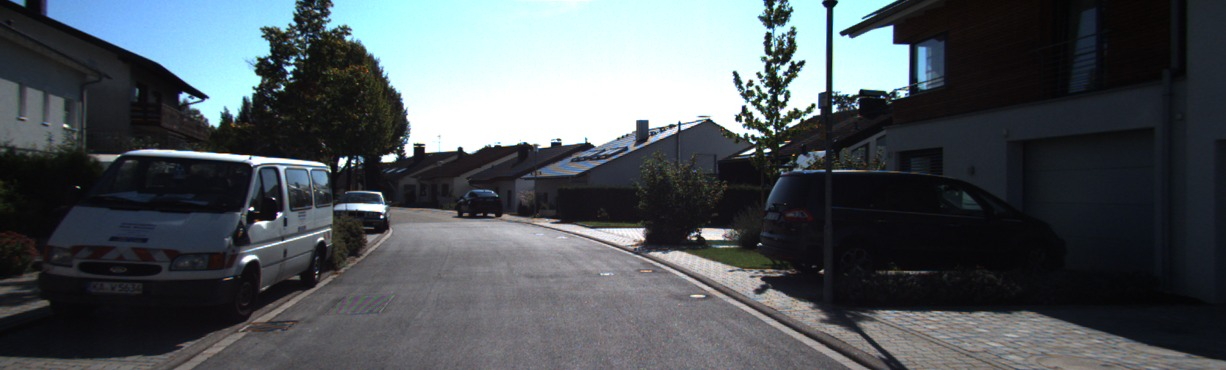
#> input picture data/image1.jpg, 1226 x 370 px, found by its file name
$ python main4reconstruction.py
#> lines starting #> are read from the running program, lines starting #| are printed output that depends on the picture; long printed decimals are rounded
### hw2/homework/submission.py
"""
Homework2.
Replace 'pass' by your implementation.
"""

# Insert your package here
import numpy as np
import os

from helper import *
import cv2 as cv
import numpy as np

from skimage.measure import ransac
from skimage.transform import AffineTransform
from tqdm import tqdm

'''
Q2.3.2: Eight Point Algorithm
    Input:  pts1, Nx2 Matrix
            pts2, Nx2 Matrix
            M, a scalar parameter computed as max (imwidth, imheight)
    Output: F, the fundamental matrix
'''
def eightpoint(pts1, pts2, M) -> np.array:

    N, _ = pts1.shape
    T = np.array([ [1.0/M,    0,   0],
                   [0,    1.0/M,   0],
                   [0,        0,   1] ])
    # [12 lines of commented-out code are left out]

    ones = np.ones((N,1))
    pts1_T = np.append(pts1, ones, axis=1).T
    pts2_T = np.append(pts2, ones, axis=1).T
    pts1_norm = (T @ pts1_T).T
    pts2_norm = (T @ pts2_T).T

    A1 = (pts1_norm[:,0] * pts2_norm[:,0]).reshape((N,1))
    A2 = (pts1_norm[:,0] * pts2_norm[:,1]).reshape((N,1))
    A3 = pts1_norm[:,0].reshape((N,1))
    A4 = (pts1_norm[:,1] * pts2_norm[:,0]).reshape((N,1))
    A5 = (pts1_norm[:,1] * pts2_norm[:,1]).reshape((N,1))
    A6 = pts1_norm[:,1].reshape((N,1))
    A7 = pts2_norm[:,0].reshape((N,1))
    A8 = pts2_norm[:,1].reshape((N,1))
    A9 = ones

    A = np.concatenate((A1, A2, A3, A4, A5, A6, A7, A8, A9), axis=1)
    U, S, V = np.linalg.svd(A)
    F = refineF(V[8,:], pts1, pts2)
    F = T.T @ F @ T

    # np.savez('q2.3_2.npz', F=F, M=M)

    return F

'''
Q2.4.1: Compute the essential matrix E.
    Input:  F, fundamental matrix
            K1, internal camera calibration matrix of camera 1
            K2, internal camera calibration matrix of camera 2
    Output: E, the essential matrix
'''
def essentialMatrix(F, K1, K2):
    return K2.T @ F @ K1

'''
Q2.4.2: Triangulate a set of 2D coordinates in the image to a set of 3D points.
    Input:  C1, the 3x4 camera matrix
            pts1, the Nx2 matrix with the 2D image coordinates per row
            C2, the 3x4 camera matrix
            pts2, the Nx2 matrix with the 2D image coordinates per row
    Output: P, the Nx3 matrix with the corresponding 3D points per row
            err, the reprojection error.
'''
# [24 lines left out: function triangulate, not called in this run]


'''
Q2.5.1: 3D visualization of the temple images.
    Input:  im1, the first image
            im2, the second image
            F, the fundamental matrix
            x1, x-coordinates of a pixel on im1
            y1, y-coordinates of a pixel on im1
    Output: x2, x-coordinates of the pixel on im2
            y2, y-coordinates of the pixel on im2
'''
# [52 lines left out: functions epipolarCorrespondence, guassianFilter, not called in this run]

'''
Q3.1: Decomposition of the essential matrix to rotation and translation.
    Input:  im1, the first image
            im2, the second image
            k1, camera intrinsic matrix of the first frame
            k1, camera intrinsic matrix of the second frame
    Output: R, rotation
            t, translation

'''
# [85 lines left out: function RTRecovery, not called in this run]

'''
Q3.2: Implement a monocular visual odometry.
    Input:  datafolder, the folder of the provided monocular video sequence
            GT_pose, the provided ground-truth (GT) pose for each frame
            plot=True, draw the estimated and the GT camera trajectories in the same plot
    Output: trajectory, the estimated camera trajectory (with scale aligned)
'''

# [66 lines left out: function visualOdometry, not called in this run]

### hw2/homework/helper.py
"""
Homework2.
Helper functions.
"""
import numpy as np
import matplotlib.pyplot as plt
import scipy.optimize
import submission as sub

def _epipoles(E):
    U, S, V = np.linalg.svd(E)
    e1 = V[-1, :]
    U, S, V = np.linalg.svd(E.T)
    e2 = V[-1, :]
    return e1, e2

def displayEpipolarF(I1, I2, F):
    e1, e2 = _epipoles(F)

    sy, sx, _ = I2.shape

    f, [ax1, ax2] = plt.subplots(1, 2, figsize=(12, 9))
    ax1.imshow(I1)
    ax1.set_title('Select a point in this image')
    ax1.set_axis_off()
    ax2.imshow(I2)
    ax2.set_title('Verify that the corresponding point \n is on the epipolar line in this image')
    ax2.set_axis_off()

    while True:
        plt.sca(ax1)
        x, y = plt.ginput(1, mouse_stop=2)[0]

        xc = x
        yc = y
        v = np.array([xc, yc, 1])
        l = F.dot(v)
        s = np.sqrt(l[0]**2+l[1]**2)

        if s==0:
            error('Zero line vector in displayEpipolar')

        l = l/s

        if l[0] != 0:
            ye = sy-1
            ys = 0
            xe = -(l[1] * ye + l[2])/l[0]
            xs = -(l[1] * ys + l[2])/l[0]
        else:
            xe = sx-1
            xs = 0
            ye = -(l[0] * xe + l[2])/l[1]
            ys = -(l[0] * xs + l[2])/l[1]

        # plt.plot(x,y, '*', 'MarkerSize', 6, 'LineWidth', 2)
        ax1.plot(x, y, '*', MarkerSize=6, linewidth=2)
        ax2.plot([xs, xe], [ys, ye], linewidth=2)
        plt.draw()


def _singularize(F):
    U, S, V = np.linalg.svd(F)
    S[-1] = 0
    F = U.dot(np.diag(S).dot(V))
    return F

def _objective_F(f, pts1, pts2):
    F = _singularize(f.reshape([3, 3]))
    num_points = pts1.shape[0]
    hpts1 = np.concatenate([pts1, np.ones([num_points, 1])], axis=1)
    hpts2 = np.concatenate([pts2, np.ones([num_points, 1])], axis=1)
    Fp1 = F.dot(hpts1.T)
    FTp2 = F.T.dot(hpts2.T)

    r = 0
    for fp1, fp2, hp2 in zip(Fp1.T, FTp2.T, hpts2):
        r += (hp2.dot(fp1))**2 * (1/(fp1[0]**2 + fp1[1]**2) + 1/(fp2[0]**2 + fp2[1]**2))
    return r

def refineF(F, pts1, pts2):
    f = scipy.optimize.fmin_powell(
        lambda x: _objective_F(x, pts1, pts2), F.reshape([-1]),
        maxiter=100000,
        maxfun=10000
    )
    return _singularize(f.reshape([3, 3]))

# [86 lines left out: functions camera2, epipolarMatchGUI, getAbsoluteScale, not called in this run]

### hw2/homework/main4reconstruction.py
'''
It is a main function that can be used for you to conduct the tasks in 3D reconstruction.
You run this main function to generate the expected outputs and results described in the Instruction.pdf,
by calling functions implemented in submission.py and helper.py
You are free to write it in your own style.
'''

# Insert your package here
import cv2 as cv
import numpy as np
from matplotlib import pyplot as plt

from skimage.measure import ransac
from skimage.transform import AffineTransform

from submission import *
from helper import *
from findM2 import *
from visualize import *

if __name__ == "__main__":
    img1 = cv.imread('data/image1.jpg')
#> img1 is the input picture: shape (370, 1226, 3); mean B, G, R 90.4, 85.9, 79.1
    img2 = cv.imread('data/image2.jpg')
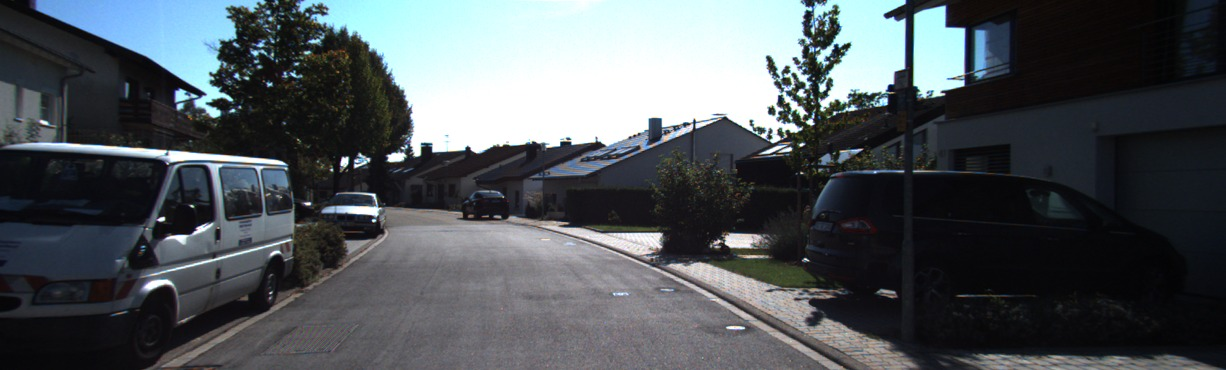
#> input picture data/image2.jpg, 1226 x 370 px, found by its file name
#> img2 is the input picture: shape (370, 1226, 3); mean B, G, R 89.8, 85.6, 79.5

    print(img1.shape)
#| (370, 1226, 3)

    H, W, _ = img1.shape
#> H = 370; W = 1226

    sift = cv.ORB_create(3000)
    FLANN_INDEX_LSH = 6
    index_params = dict(algorithm=FLANN_INDEX_LSH, table_number=6, key_size=12, multi_probe_level=1)
    search_params = dict(checks=50)
    flann = cv.FlannBasedMatcher(index_params, search_params)

    # find best matches from stereo images
    kp1, des1 = sift.detectAndCompute(img1,None)
#> kp1 = 2947 keypoints; strongest (x, y, size): (744, 118, 31), (460, 148, 31), (771, 127, 31), (342, 160, 64.3)
    kp2, des2 = sift.detectAndCompute(img2,None)
#> kp2 = 2965 keypoints; strongest (x, y, size): (811, 122, 37.2), (696, 125, 31), (389, 157, 44.6), (799, 92, 44.6)
    matches = flann.knnMatch(des1,des2,k=2)
#> matches = 2947 matches

    src = []
    dst = []
    good = []

    # Ratio test
    for m, n in matches:
        if m.distance < 0.8*n.distance:
            src.append(kp1[m.queryIdx].pt)
            dst.append(kp2[m.trainIdx].pt)
            good.append([m])
#> after the loop, dst = 814 pairs, first value 119.4 to 1053.5, second value 32 to 327.6; good = 814 matches; src = 814 pairs, first value 91.24 to 965.5, second value 39.6 to 296

    src = np.float32(src).reshape(-1, 2)
    dst = np.float32(dst).reshape(-1, 2)

    _, inliers = ransac((src, dst), AffineTransform, min_samples=4,
                        residual_threshold=8, max_trials=20000)
    src = src[inliers]
#> src = 516 pairs, first value 136.9 to 919.3, second value 50 to 253.8
    dst = dst[inliers]
#> dst = 516 pairs, first value 126.9 to 976.7, second value 32 to 265.8

    np.savez('q2.3_1.npz', src=src, dst=dst)

    img_matches = cv.drawMatchesKnn(img1, kp1, img2, kp2, good,
                                    None, flags=cv.DrawMatchesFlags_NOT_DRAW_SINGLE_POINTS)
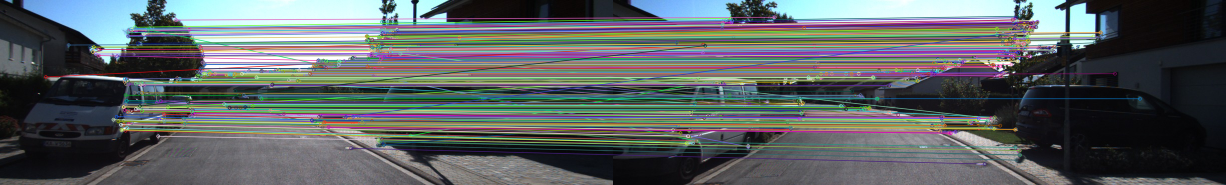
#> img_matches: shape (370, 2452, 3) (shown at 1/2 size); mean B, G, R 98, 96.9, 91.3

    F = eightpoint(src, dst, max(H, W))
#> in eightpoint, `pts1_norm = (T @ pts1_T).T`: pts1_norm = 516 rows, first 8: [0.631, 0.1, 1], [0.328, 0.122, 1], [0.607, 0.0995, 1], [0.644, 0.0571, 1], [0.561, 0.193, 1], [0.626, 0.0979, 1], [0.608, 0.0979, 1], [0.6, 0.0979, 1]
#> in eightpoint, `pts2_norm = (T @ pts2_T).T`: pts2_norm = 516 rows, first 8: [0.663, 0.094, 1], [0.334, 0.119, 1], [0.635, 0.094, 1], [0.68, 0.045, 1], [0.579, 0.2, 1], [0.657, 0.092, 1], [0.636, 0.091, 1], [0.627, 0.092, 1]
#> in eightpoint, `A1 = (pts1_norm[:,0] * pts2_norm[:,0]).reshape((N,1))`: A1 = 516 values, max 0.597 at index 316, min 0.0116 at index 446, mean 0.297
#> in eightpoint, `A2 = (pts1_norm[:,0] * pts2_norm[:,1]).reshape((N,1))`: A2 = 516 values, max 0.124 at index 480, min 0.0077 at index 446, mean 0.0513
#> in eightpoint, `A3 = pts1_norm[:,0].reshape((N,1))`: A3 = 516 values, max 0.75 at index 316, min 0.112 at index 446, mean 0.519
#> in eightpoint, `A4 = (pts1_norm[:,1] * pts2_norm[:,0]).reshape((N,1))`: A4 = 516 values, max 0.125 at index 480, min 0.00756 at index 446, mean 0.0556
#> in eightpoint, `A5 = (pts1_norm[:,1] * pts2_norm[:,1]).reshape((N,1))`: A5 = 516 values, max 0.0449 at index 485, min 0.00106 at index 11, mean 0.0141
#> in eightpoint, `A6 = pts1_norm[:,1].reshape((N,1))`: A6 = 516 values, max 0.207 at index 485, min 0.0408 at index 11, mean 0.11
#> in eightpoint, `A7 = pts2_norm[:,0].reshape((N,1))`: A7 = 516 values, max 0.797 at index 316, min 0.104 at index 446, mean 0.538
#> in eightpoint, `A8 = pts2_norm[:,1].reshape((N,1))`: A8 = 516 values, max 0.217 at index 432, min 0.0261 at index 11, mean 0.106
#> in eightpoint, `U, S, V = np.linalg.svd(A)`:
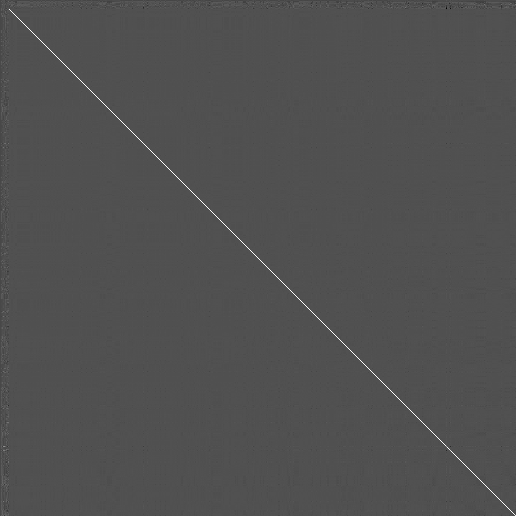
#> U: shape (516, 516) float64; min -0.464, max 0.996, mean -7.75e-05; drawn with min black and max white
#> in eightpoint, `U, S, V = np.linalg.svd(A)`: S = [29.57, 4.33, 1.45, 0.242, 0.125, 0.0373, 0.0349, 0.0215, 0.00204]
#| Optimization terminated successfully.
#|          Current function value: 4700.950
#|          Iterations: 7
#|          Function evaluations: 755
#> in refineF, `f = scipy.optimize.fmin_powell( lambda x: _objective_F(x, pts1, pts2),..`: f = [-0.011, 0.645, -0.0538, -0.601, 0.0096, -0.21, 0.0778, -0.33, -0.00074]
#> in eightpoint, `F = refineF(V[8,:], pts1, pts2)`: F = [[-0.0175, 0.646, -0.0348], [-0.602, 0.00976, -0.207], [0.0649, -0.329, 0.0369]]
#> in eightpoint, `F = T.T @ F @ T`: F = [[-1.16e-08, 4.3e-07, -2.84e-05], [-4e-07, 6.49e-09, -0.000169], [5.3e-05, -0.000268, 0.0369]]

    # print("Fundamental Matrix: ")
    # print('\n')
    displayEpipolarF(img1, img2, F)
#> in _epipoles, `U, S, V = np.linalg.svd(E)`: U = [[-0.000769, 0.181, 0.984], [-0.00457, -0.984, 0.181], [1, -0.00435, 0.00158]]; S = [0.0369, 1.25e-06, 3.12e-20]; V = [[0.00144, -0.00727, 1], [0.129, 0.992, 0.00702], [-0.992, 0.129, 0.00236]]
#> in _epipoles, `e1 = V[-1, :]`: e1 = [-0.992, 0.129, 0.00236]
#> in _epipoles, `U, S, V = np.linalg.svd(E.T)`: U = [[-0.00144, -0.129, -0.992], [0.00727, -0.992, 0.129], [-1, -0.00702, 0.00236]]; S = [0.0369, 1.25e-06, 4.72e-21]; V = [[0.000769, 0.00457, -1], [-0.181, 0.984, 0.00435], [0.984, 0.181, 0.00158]]
#> in _epipoles, `e2 = V[-1, :]`: e2 = [0.984, 0.181, 0.00158]
#> in displayEpipolarF, `e1, e2 = _epipoles(F)`: e1 = [-0.992, 0.129, 0.00236]; e2 = [0.984, 0.181, 0.00158]
#> (the run stopped early here; a loop or call above may not have finished)
